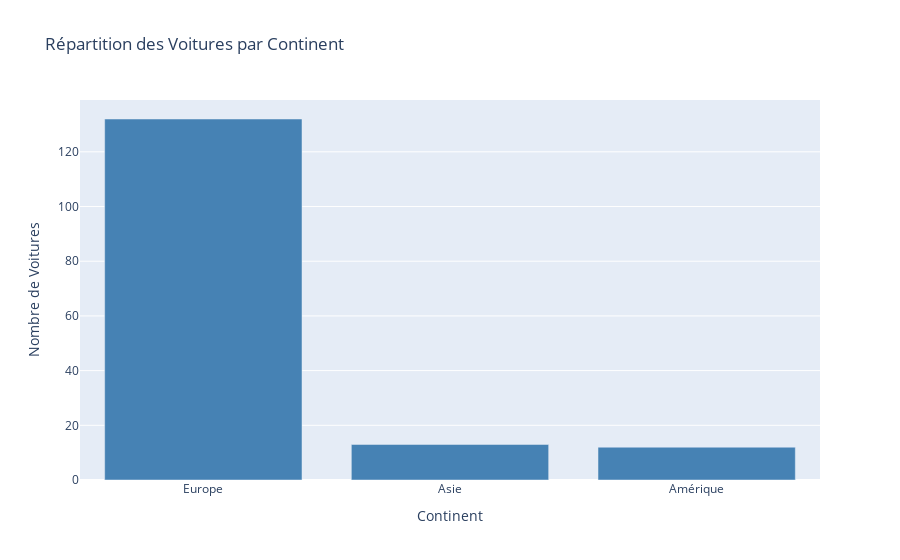

The notebook cell saved with this chart:
### Markdown cell above
Graphique montrant la répartition des voitures par continent

### Code cell
# Nombre de voitures par continent 

# Compter combien il y a de voitures par continent
continent_counts = df['Continent'].value_counts().reset_index()

# Renommer les colonnes
continent_counts.columns = ['Continent', 'count']

# Créer un graphique en barres
fig_continent = px.bar(
    continent_counts,                                    
    x='Continent',                                       
    y='count',                                           
    title='Répartition des Voitures par Continent',     
    labels={'count': 'Nombre de Voitures'}              
)

# Couleur bleue pour les barres
fig_continent.update_traces(marker_color='steelblue')

# Pas de légende
fig_continent.update_layout(showlegend=False)

# Montrer le graphique
fig_continent.show()

### Figure 1 — Plotly figure (JSON) as saved in the notebook; plotly's stock layout.template omitted (floating-point values rounded to 4 significant figures)
{"data": [{"hovertemplate": "Continent=%{x}<br>Nombre de Voitures=%{y}<extra></extra>", "legendgroup": "", "marker": {"color": "steelblue", "pattern": {"shape": ""}}, "name": "", "orientation": "v", "showlegend": false, "textposition": "auto", "type": "bar", "x": ["Europe", "Asie", "Amérique"], "xaxis": "x", "y": [132, 13, 12], "yaxis": "y"}], "layout": {"barmode": "relative", "legend": {"tracegroupgap": 0}, "showlegend": false, "title": {"text": "Répartition des Voitures par Continent"}, "xaxis": {"anchor": "y", "domain": [0, 1], "title": {"text": "Continent"}}, "yaxis": {"anchor": "x", "domain": [0, 1], "title": {"text": "Nombre de Voitures"}}}}
